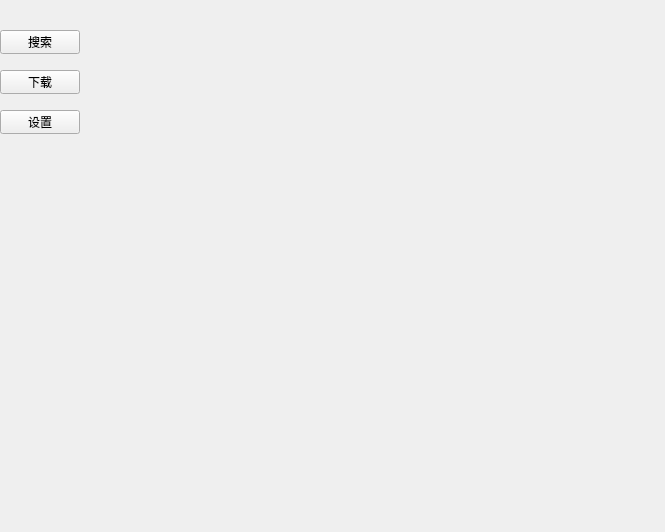
<?xml version="1.0" encoding="UTF-8"?>
<ui version="4.0">
 <class>Widget</class>
 <widget class="QWidget" name="Widget">
  <property name="geometry">
   <rect>
    <x>0</x>
    <y>0</y>
    <width>665</width>
    <height>532</height>
   </rect>
  </property>
  <property name="windowTitle">
   <string>Anime-sharing_download</string>
  </property>
  <widget class="QWidget" name="verticalLayoutWidget">
   <property name="geometry">
    <rect>
     <x>100</x>
     <y>10</y>
     <width>551</width>
     <height>511</height>
    </rect>
   </property>
   <layout class="QVBoxLayout" name="verticalLayout"/>
  </widget>
  <widget class="QPushButton" name="pushButton">
   <property name="geometry">
    <rect>
     <x>0</x>
     <y>30</y>
     <width>80</width>
     <height>24</height>
    </rect>
   </property>
   <property name="text">
    <string>搜索</string>
   </property>
  </widget>
  <widget class="QPushButton" name="pushButton_2">
   <property name="geometry">
    <rect>
     <x>0</x>
     <y>70</y>
     <width>80</width>
     <height>24</height>
    </rect>
   </property>
   <property name="text">
    <string>下载</string>
   </property>
  </widget>
  <widget class="QPushButton" name="pushButton_3">
   <property name="geometry">
    <rect>
     <x>0</x>
     <y>110</y>
     <width>80</width>
     <height>24</height>
    </rect>
   </property>
   <property name="text">
    <string>设置</string>
   </property>
  </widget>
 </widget>
 <resources/>
 <connections/>
</ui>
